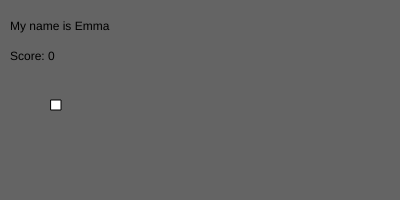
Frame 1 (no input)
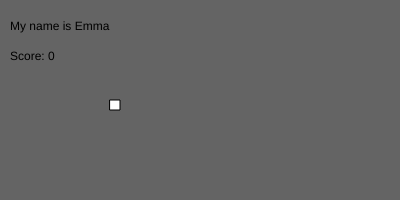
Frame 60 (no input)
Frame 120 (the mouse pressed at the canvas centre since frame 60): identical to frame 60, image omitted

The p5.js sketch that drew these frames (run headless with seeded random() and noise() and a simulated clock; from frame 60 on, the mouse is pressed at the canvas centre):

// p5.js sketch
// ── sketch.js
var position = 50
var name = 'Emma'
var moving = true
var direction = '+'
var score = 0



function setup() {
  createCanvas(400, 200)
}

function draw() {
  background(100)
  if (moving){
    if (direction === '+') {
      position = position + 1
    } else if (direction === '-') {
      position = position - 1
    }
  }

  rect(position, 100, 10, 10)
  text('My name is ' + name, 10, 30)
  text('Score: ' + score , 10, 60)
  console.log(moving)


  if (position > 390){
    direction = '-'
    score++
  }

  if (position < 0){
    direction = '+'
    score++
  }
}


function mousePressed() {
  moving = !moving
}
